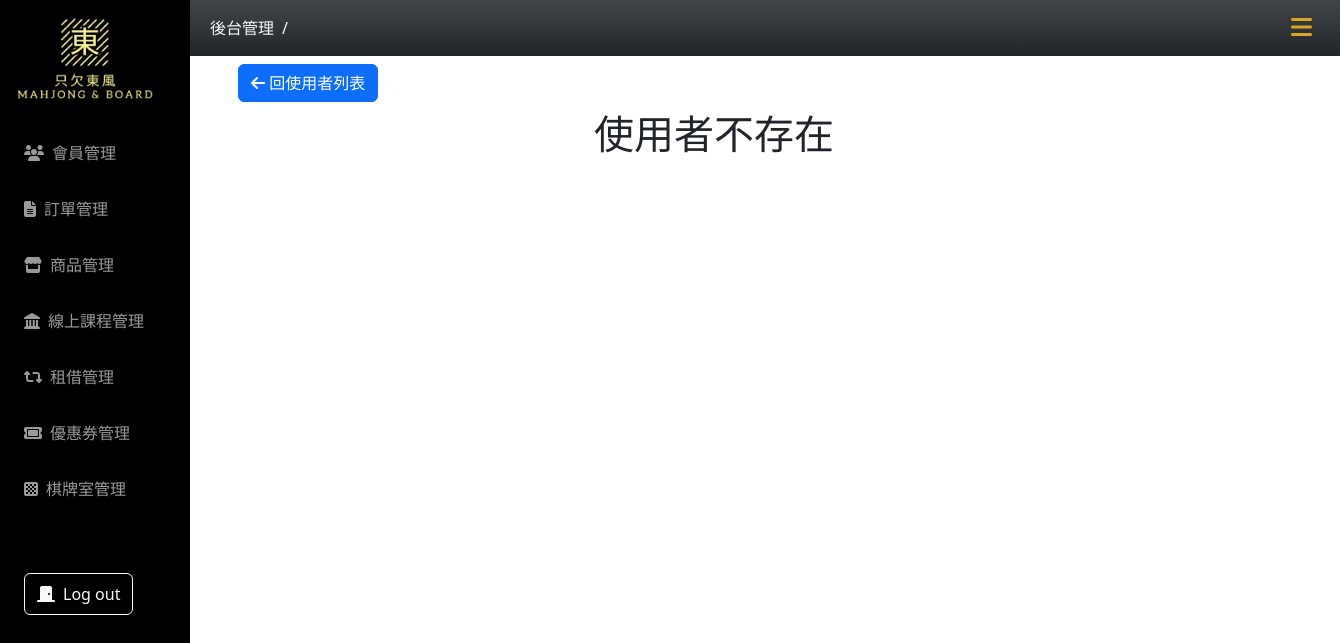
The page /owner-list/user.php on the database as committed earlier.
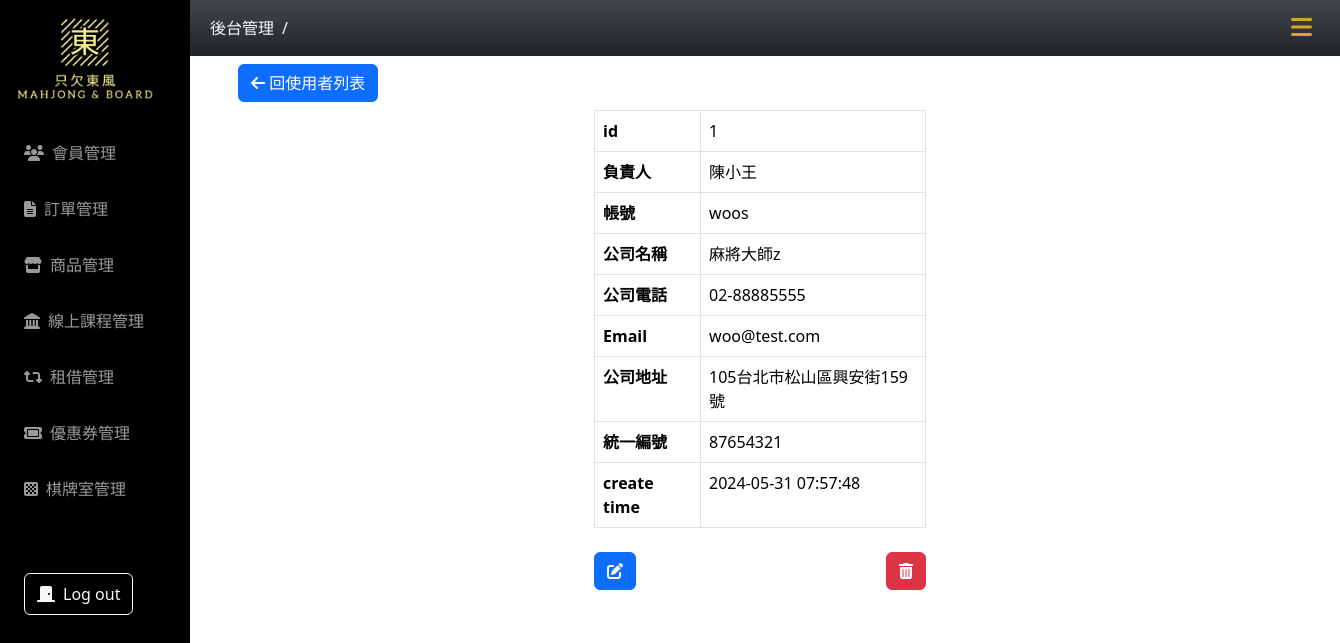
The same page on the database as committed later.
### tables this page shows
CREATE TABLE `owner` (
  `id` int(11) NOT NULL,
  `member_type` text NOT NULL DEFAULT '企業會員',
  `account` varchar(50) NOT NULL,
  `password` varchar(255) NOT NULL DEFAULT '12345',
  `company_name` varchar(100) NOT NULL,
  `company_phone` varchar(20) NOT NULL,
  `fax_phone` varchar(20) DEFAULT NULL,
  `company_email` varchar(100) NOT NULL,
  `company_address` varchar(255) NOT NULL,
  `responsible_person` varchar(50) NOT NULL,
  `tax_ID_number` text NOT NULL,
  `created_at` timestamp NOT NULL DEFAULT current_timestamp(),
  `valid` text NOT NULL DEFAULT '1'
);

### owner-list/user.php (the view, shortened to what this page needs)
<?php
if (!isset($_GET["id"])) {
  $id = 1;
} else {
  $id = $_GET["id"];
}
require_once("../db_connect_mahjong.php");
$sql = "SELECT * FROM owner WHERE id = $id AND valid = 1";
$result = $conn->query($sql);
$row = $result->fetch_assoc();
?>
<!doctype html>
<html lang="en">
<head>
  <?php include("../css-mahjong.php") ?>
</head>
<body>
  <?php include("../nav.php") ?>
  <div class="container main-content px-5">
    <div class="py-2">
      <a class="btn btn-primary" href="users.php"><i class="fa-solid fa-arrow-left"></i> 回使用者列表
      </a>
    </div>
    <div class="row justify-content-center">
      <div class="col-lg-4">
        <?php if ($result->num_rows > 0) : ?>
          <table class="table table-bordered">
            <tr>
              <th>id</th>
              <td><?= $row["id"] ?> </td>
            </tr>
            <tr>
              <th>負責人</th>
              <td><?= $row["responsible_person"] ?></td>
            </tr>
            <tr>
              <th>帳號</th>
              <td><?= $row["account"] ?></td>
            </tr>
            <tr>
              <th>公司名稱</th>
              <td><?= $row["company_name"] ?></td>
            </tr>
            <tr>
              <th>公司電話</th>
              <td><?= $row["company_phone"] ?></td>
            </tr>
            <tr>
              <th>Email</th>
              <td><?= $row["company_email"] ?></td>
            </tr>
            <tr>
              <th>公司地址</th>
              <td><?= $row["company_address"] ?></td>
            </tr>
            <tr>
              <th>統一編號</th>
              <td><?= $row["tax_ID_number"] ?></td>
            </tr>
            <tr>
              <th>create time</th>
              <td><?= $row["created_at"] ?></td>
            </tr>
          </table>
          <div class="py-2 d-flex justify-content-between">
            <a href="user-edit.php?id=<?= $row["id"] ?> " title="編輯使用者" class="btn btn-primary">
              <i class="fa-solid fa-pen-to-square"></i>
            </a>
            <a class="btn btn-danger" title="刪除使用者" data-bs-toggle="modal" data-bs-target="#deleteModal"><i class="fa-solid fa-trash-can"></i></a>
          </div>
        <?php else : ?>
          <h1>使用者不存在</h1>
        <?php endif; ?>
      </div>
    </div>
  </div>
</body>
</html>

Rows that differ between the two databases and show on the page:
added owner: id "1", responsible_person "陳小王", account "woos", company_name "麻將大師z", company_phone "02-88885555", company_email "woo@test.com", company_address "105台北市松山區興安街159號", tax_ID_number "87654321", created_at "2024-05-31 07:57:48"
Other text that changed with them:
text no longer shown: "使用者不存在"
text now shown: "id 負責人 帳號 公司名稱 公司電話 Email 公司地址 統一編號 create time"
